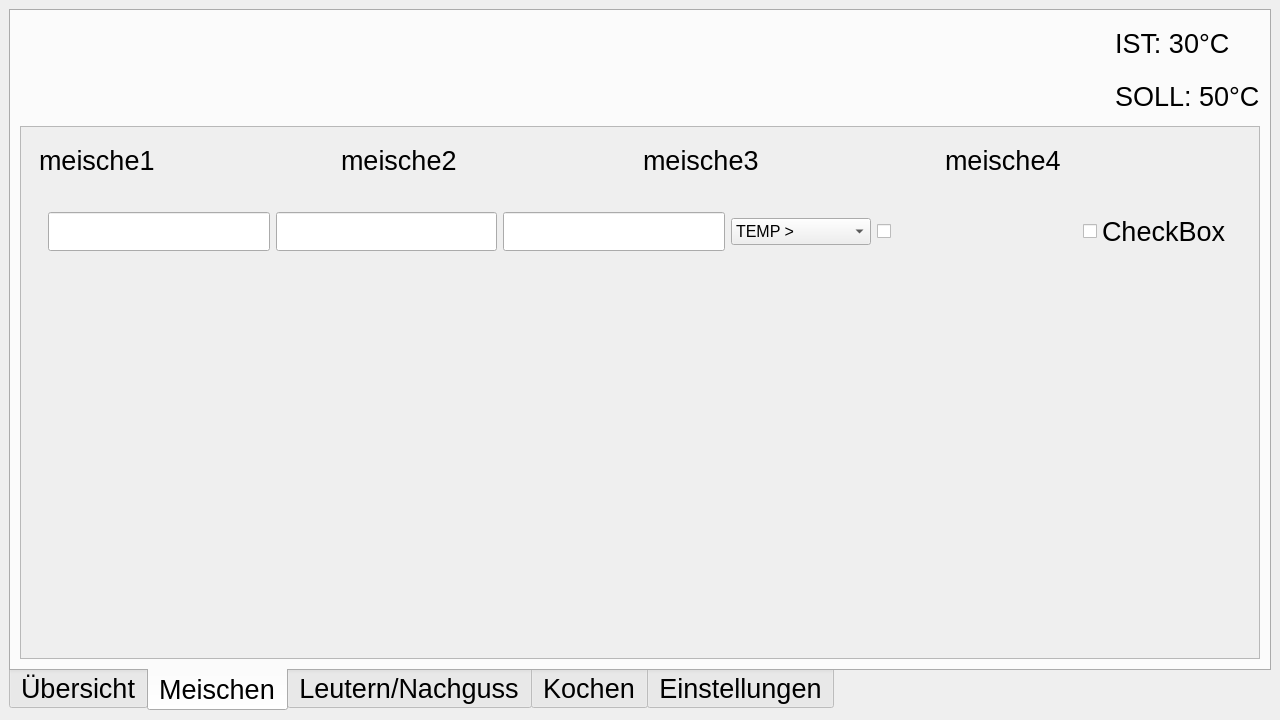
<?xml version="1.0" encoding="UTF-8"?>
<ui version="4.0">
 <class>MainWindow</class>
 <widget class="QMainWindow" name="MainWindow">
  <property name="geometry">
   <rect>
    <x>0</x>
    <y>0</y>
    <width>1280</width>
    <height>720</height>
   </rect>
  </property>
  <property name="windowTitle">
   <string>MainWindow</string>
  </property>
  <property name="toolButtonStyle">
   <enum>Qt::ToolButtonIconOnly</enum>
  </property>
  <widget class="QWidget" name="centralwidget">
   <layout class="QGridLayout" name="gridLayout">
    <item row="0" column="0">
     <widget class="QTabWidget" name="registerWidget">
      <property name="font">
       <font>
        <pointsize>20</pointsize>
       </font>
      </property>
      <property name="tabPosition">
       <enum>QTabWidget::South</enum>
      </property>
      <property name="currentIndex">
       <number>1</number>
      </property>
      <property name="movable">
       <bool>true</bool>
      </property>
      <widget class="QWidget" name="uebersicht">
       <attribute name="title">
        <string>Übersicht</string>
       </attribute>
      </widget>
      <widget class="QWidget" name="meischen">
       <attribute name="title">
        <string>Meischen</string>
       </attribute>
       <layout class="QGridLayout" name="gridLayout_2">
        <item row="0" column="2">
         <widget class="QPushButton" name="buttonPlay">
          <property name="enabled">
           <bool>false</bool>
          </property>
          <property name="sizePolicy">
           <sizepolicy hsizetype="Fixed" vsizetype="Fixed">
            <horstretch>4</horstretch>
            <verstretch>0</verstretch>
           </sizepolicy>
          </property>
          <property name="minimumSize">
           <size>
            <width>100</width>
            <height>100</height>
           </size>
          </property>
          <property name="cursor">
           <cursorShape>PointingHandCursor</cursorShape>
          </property>
          <property name="mouseTracking">
           <bool>true</bool>
          </property>
          <property name="styleSheet">
           <string notr="true">QPushButton{
	background-color: transparent;
	border-image: url(&quot;C:/Users/max0t/OneDrive/Dokumente/PythonProjekteMVX/PythonBrauereiProjekt/Icons/play1.png&quot;);
	background: none;
	border: none;
	background-repeat: none;
}
QPushButton:pressed{
	border-image: url(&quot;C:/Users/max0t/OneDrive/Dokumente/PythonProjekteMVX/PythonBrauereiProjekt/Icons/play2.png&quot;);
}</string>
          </property>
          <property name="text">
           <string/>
          </property>
         </widget>
        </item>
        <item row="0" column="3">
         <widget class="QPushButton" name="buttonPause">
          <property name="enabled">
           <bool>false</bool>
          </property>
          <property name="sizePolicy">
           <sizepolicy hsizetype="Fixed" vsizetype="Fixed">
            <horstretch>0</horstretch>
            <verstretch>0</verstretch>
           </sizepolicy>
          </property>
          <property name="minimumSize">
           <size>
            <width>100</width>
            <height>100</height>
           </size>
          </property>
          <property name="cursor">
           <cursorShape>PointingHandCursor</cursorShape>
          </property>
          <property name="styleSheet">
           <string notr="true">QPushButton{
	background-color: transparent;
	border-image: url(&quot;C:/Users/max0t/OneDrive/Dokumente/PythonProjekteMVX/PythonBrauereiProjekt/Icons/pause1.png&quot;);
	background: none;
	border: none;
	background-repeat: none;
}
QPushButton:pressed{
	border-image: url(&quot;C:/Users/max0t/OneDrive/Dokumente/PythonProjekteMVX/PythonBrauereiProjekt/Icons/pause2.png&quot;);
}</string>
          </property>
          <property name="text">
           <string/>
          </property>
         </widget>
        </item>
        <item row="0" column="4">
         <widget class="QPushButton" name="buttonStop">
          <property name="enabled">
           <bool>false</bool>
          </property>
          <property name="sizePolicy">
           <sizepolicy hsizetype="Fixed" vsizetype="Fixed">
            <horstretch>0</horstretch>
            <verstretch>0</verstretch>
           </sizepolicy>
          </property>
          <property name="minimumSize">
           <size>
            <width>100</width>
            <height>100</height>
           </size>
          </property>
          <property name="cursor">
           <cursorShape>PointingHandCursor</cursorShape>
          </property>
          <property name="styleSheet">
           <string notr="true">QPushButton{
	background-color: transparent;
	border-image: url(&quot;C:/Users/max0t/OneDrive/Dokumente/PythonProjekteMVX/PythonBrauereiProjekt/Icons/stop1.png&quot;);
	background: none;
	border: none;
	background-repeat: none;
}
QPushButton: pressed{
	border-image: url(&quot;C:/Users/max0t/OneDrive/Dokumente/PythonProjekteMVX/PythonBrauereiProjekt/Icons/stop2.png&quot;);
}</string>
          </property>
          <property name="text">
           <string/>
          </property>
         </widget>
        </item>
        <item row="0" column="5">
         <spacer name="meischenSpacerOben">
          <property name="orientation">
           <enum>Qt::Horizontal</enum>
          </property>
          <property name="sizeHint" stdset="0">
           <size>
            <width>40</width>
            <height>20</height>
           </size>
          </property>
         </spacer>
        </item>
        <item row="0" column="1">
         <widget class="QLabel" name="meldungRuehrwerk">
          <property name="sizePolicy">
           <sizepolicy hsizetype="Fixed" vsizetype="Fixed">
            <horstretch>0</horstretch>
            <verstretch>0</verstretch>
           </sizepolicy>
          </property>
          <property name="minimumSize">
           <size>
            <width>100</width>
            <height>100</height>
           </size>
          </property>
          <property name="font">
           <font>
            <pointsize>8</pointsize>
           </font>
          </property>
          <property name="text">
           <string/>
          </property>
          <property name="pixmap">
           <pixmap>Icons/Propeller100x100.gif</pixmap>
          </property>
          <property name="scaledContents">
           <bool>false</bool>
          </property>
         </widget>
        </item>
        <item row="0" column="0">
         <widget class="QLabel" name="meldungHeizplatte">
          <property name="sizePolicy">
           <sizepolicy hsizetype="Fixed" vsizetype="Fixed">
            <horstretch>0</horstretch>
            <verstretch>0</verstretch>
           </sizepolicy>
          </property>
          <property name="minimumSize">
           <size>
            <width>100</width>
            <height>100</height>
           </size>
          </property>
          <property name="text">
           <string/>
          </property>
          <property name="pixmap">
           <pixmap>Icons/Heizplatte100x100.png</pixmap>
          </property>
          <property name="scaledContents">
           <bool>false</bool>
          </property>
         </widget>
        </item>
        <item row="0" column="6">
         <layout class="QVBoxLayout" name="vertikalTemperaturen">
          <item>
           <widget class="QLabel" name="istTemp">
            <property name="text">
             <string>IST: 30°C</string>
            </property>
           </widget>
          </item>
          <item>
           <widget class="QLabel" name="sollTemp">
            <property name="text">
             <string>SOLL: 50°C</string>
            </property>
           </widget>
          </item>
         </layout>
        </item>
        <item row="1" column="0" colspan="7">
         <widget class="QScrollArea" name="meischenScrollArea">
          <property name="sizePolicy">
           <sizepolicy hsizetype="Preferred" vsizetype="Expanding">
            <horstretch>0</horstretch>
            <verstretch>0</verstretch>
           </sizepolicy>
          </property>
          <property name="widgetResizable">
           <bool>true</bool>
          </property>
          <widget class="QWidget" name="scrollAreaWidgetContents">
           <property name="geometry">
            <rect>
             <x>0</x>
             <y>0</y>
             <width>1230</width>
             <height>506</height>
            </rect>
           </property>
           <layout class="QGridLayout" name="gridLayout_3">
            <item row="0" column="0">
             <widget class="QWidget" name="widget" native="true">
              <layout class="QGridLayout" name="gridLayout_4">
               <item row="0" column="1">
                <widget class="QLabel" name="m2">
                 <property name="text">
                  <string>meische2</string>
                 </property>
                </widget>
               </item>
               <item row="0" column="3">
                <widget class="QLabel" name="m4">
                 <property name="text">
                  <string>meische4</string>
                 </property>
                </widget>
               </item>
               <item row="0" column="2">
                <widget class="QLabel" name="m3">
                 <property name="text">
                  <string>meische3</string>
                 </property>
                </widget>
               </item>
               <item row="0" column="0">
                <widget class="QLabel" name="m1">
                 <property name="text">
                  <string>meische1</string>
                 </property>
                </widget>
               </item>
               <item row="1" column="0" colspan="4">
                <widget class="QWidget" name="Rast1" native="true">
                 <property name="sizePolicy">
                  <sizepolicy hsizetype="Preferred" vsizetype="Minimum">
                   <horstretch>0</horstretch>
                   <verstretch>0</verstretch>
                  </sizepolicy>
                 </property>
                 <property name="minimumSize">
                  <size>
                   <width>0</width>
                   <height>100</height>
                  </size>
                 </property>
                 <layout class="QHBoxLayout" name="horizontalLayout">
                  <item>
                   <widget class="QLineEdit" name="aBezeichnung"/>
                  </item>
                  <item>
                   <widget class="QLineEdit" name="bTemperatur"/>
                  </item>
                  <item>
                   <widget class="QLineEdit" name="cDauer"/>
                  </item>
                  <item>
                   <widget class="QComboBox" name="dTyp">
                    <property name="sizePolicy">
                     <sizepolicy hsizetype="Minimum" vsizetype="Fixed">
                      <horstretch>0</horstretch>
                      <verstretch>0</verstretch>
                     </sizepolicy>
                    </property>
                    <property name="minimumSize">
                     <size>
                      <width>140</width>
                      <height>0</height>
                     </size>
                    </property>
                    <property name="font">
                     <font>
                      <pointsize>12</pointsize>
                     </font>
                    </property>
                    <item>
                     <property name="text">
                      <string>TEMP &gt;</string>
                     </property>
                     <property name="icon">
                      <iconset>
                       <selectedon>Icons/FeuerIcon.png</selectedon>
                      </iconset>
                     </property>
                    </item>
                    <item>
                     <property name="text">
                      <string>TEMP &lt;</string>
                     </property>
                     <property name="icon">
                      <iconset>
                       <selectedon>Icons/snowflake1.png</selectedon>
                      </iconset>
                     </property>
                    </item>
                    <item>
                     <property name="text">
                      <string>TEMP ~</string>
                     </property>
                     <property name="icon">
                      <iconset>
                       <selectedon>Icons/clock1.png</selectedon>
                      </iconset>
                     </property>
                    </item>
                   </widget>
                  </item>
                  <item>
                   <widget class="QCheckBox" name="eRuehrwerk">
                    <property name="minimumSize">
                     <size>
                      <width>200</width>
                      <height>0</height>
                     </size>
                    </property>
                    <property name="text">
                     <string/>
                    </property>
                   </widget>
                  </item>
                  <item>
                   <widget class="QCheckBox" name="fBrauruf">
                    <property name="text">
                     <string>CheckBox</string>
                    </property>
                   </widget>
                  </item>
                 </layout>
                </widget>
               </item>
               <item row="2" column="0" colspan="4">
                <spacer name="verticalSpacer">
                 <property name="orientation">
                  <enum>Qt::Vertical</enum>
                 </property>
                 <property name="sizeHint" stdset="0">
                  <size>
                   <width>20</width>
                   <height>40</height>
                  </size>
                 </property>
                </spacer>
               </item>
              </layout>
             </widget>
            </item>
           </layout>
          </widget>
         </widget>
        </item>
       </layout>
      </widget>
      <widget class="QWidget" name="luetern_nachguss">
       <attribute name="title">
        <string>Leutern/Nachguss</string>
       </attribute>
       <layout class="QGridLayout" name="gridLayout_5">
        <item row="0" column="0">
         <widget class="QTableWidget" name="tableWidget">
          <attribute name="horizontalHeaderMinimumSectionSize">
           <number>75</number>
          </attribute>
          <attribute name="horizontalHeaderDefaultSectionSize">
           <number>146</number>
          </attribute>
          <row>
           <property name="text">
            <string>1</string>
           </property>
          </row>
          <row>
           <property name="text">
            <string>2</string>
           </property>
          </row>
          <row>
           <property name="text">
            <string>3</string>
           </property>
          </row>
          <row>
           <property name="text">
            <string>4</string>
           </property>
          </row>
          <row>
           <property name="text">
            <string>5</string>
           </property>
          </row>
          <row>
           <property name="text">
            <string>6</string>
           </property>
          </row>
          <row>
           <property name="text">
            <string>7</string>
           </property>
          </row>
          <row>
           <property name="text">
            <string>8</string>
           </property>
          </row>
          <row>
           <property name="text">
            <string>9</string>
           </property>
          </row>
          <row>
           <property name="text">
            <string>10</string>
           </property>
          </row>
          <row>
           <property name="text">
            <string>12</string>
           </property>
          </row>
          <column>
           <property name="text">
            <string>Name</string>
           </property>
          </column>
          <column>
           <property name="text">
            <string>Temperatur</string>
           </property>
          </column>
          <column>
           <property name="text">
            <string>Dauer</string>
           </property>
          </column>
          <column>
           <property name="text">
            <string>Neue Spalte</string>
           </property>
          </column>
          <column>
           <property name="text">
            <string>Typ</string>
           </property>
          </column>
          <column>
           <property name="text">
            <string>Rührwerk</string>
           </property>
          </column>
          <column>
           <property name="text">
            <string>Kommentar</string>
           </property>
          </column>
         </widget>
        </item>
       </layout>
      </widget>
      <widget class="QWidget" name="kochen">
       <attribute name="title">
        <string>Kochen</string>
       </attribute>
      </widget>
      <widget class="QWidget" name="einstellungen">
       <attribute name="title">
        <string>Einstellungen</string>
       </attribute>
       <widget class="QPushButton" name="pushButton">
        <property name="geometry">
         <rect>
          <x>20</x>
          <y>20</y>
          <width>201</width>
          <height>61</height>
         </rect>
        </property>
        <property name="text">
         <string>Brauruf Test</string>
        </property>
       </widget>
      </widget>
     </widget>
    </item>
   </layout>
  </widget>
 </widget>
 <resources/>
 <connections/>
</ui>
